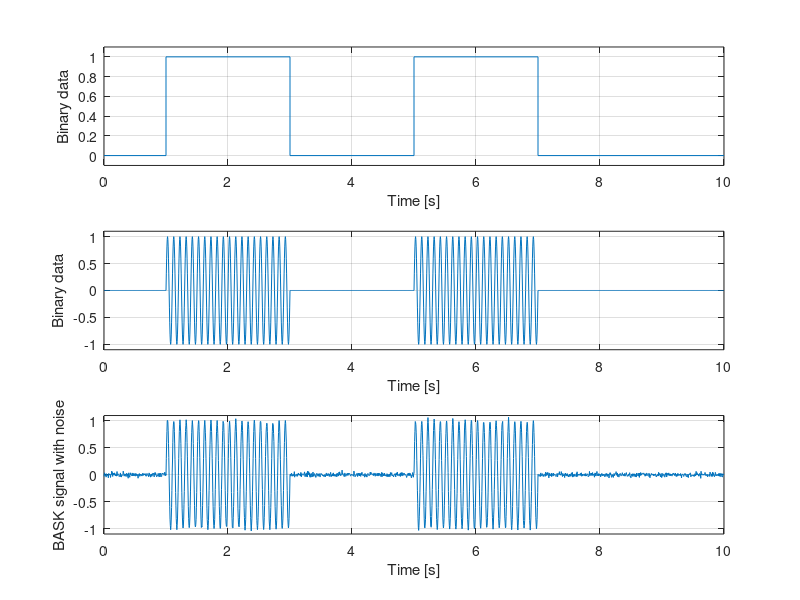
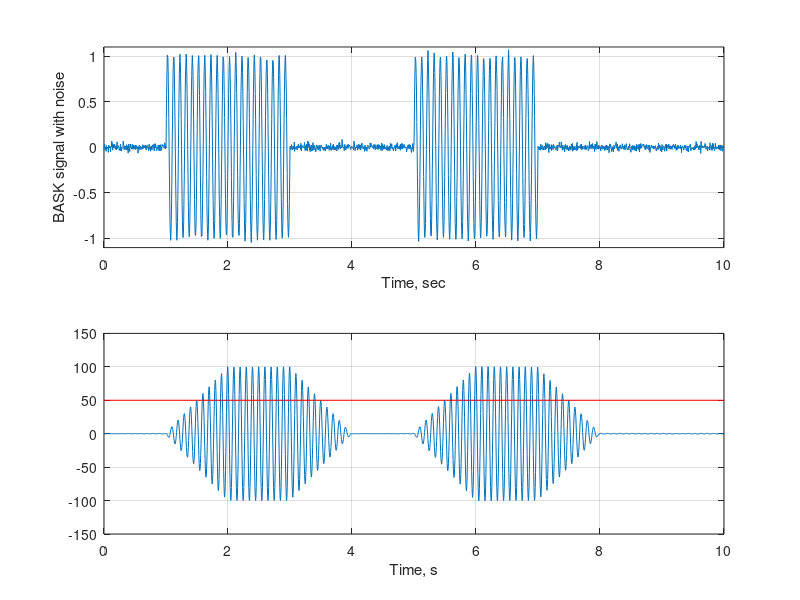
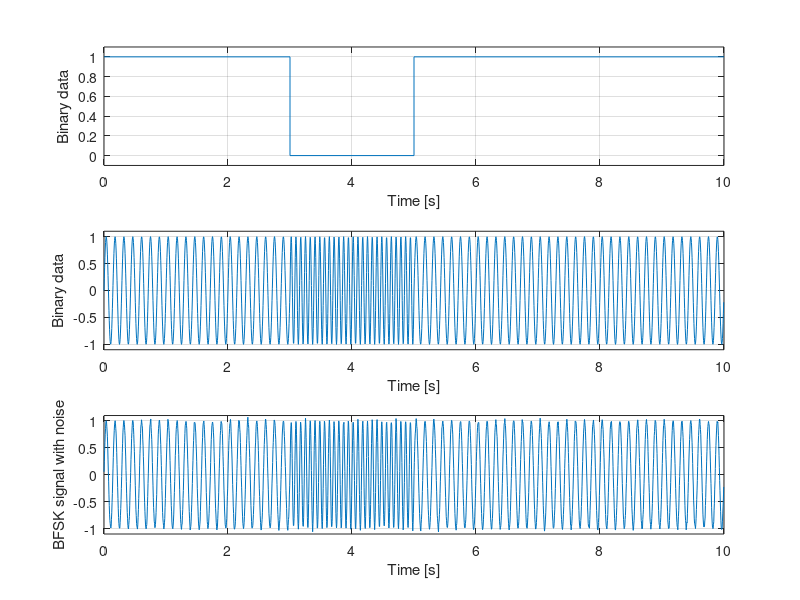
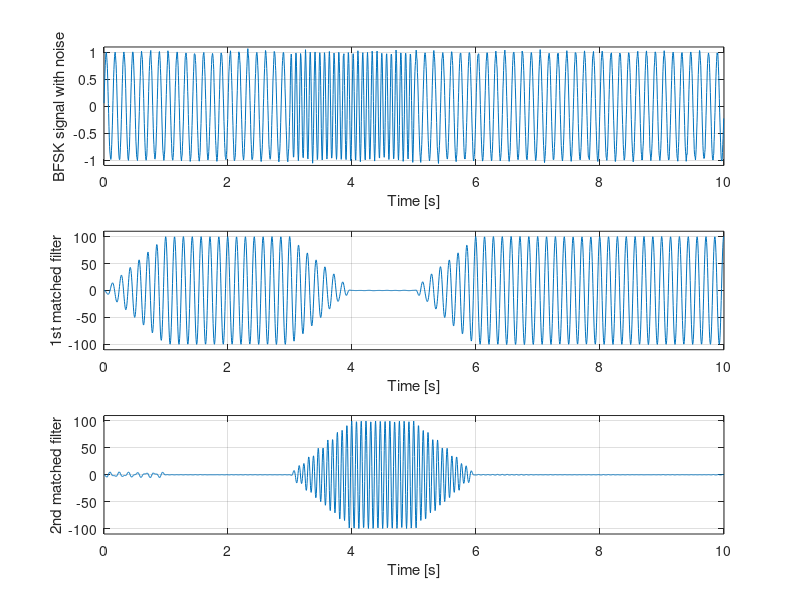

These figures' MATLAB source, in order:
%% BASK
clc, clear, format compact

% we need to get the enery of the carrier E_b


T = 1; % symbol duration = 1 second,
f0 = 10; % carrier frequecy = 10Hz

N = 10; % number of symbols
sB = randi(2, 1, N) - 1; % random sequence of 1 and 0

SNR = 50; %Db



% plot binary datas
figure(1);
subplot(311), stairs(0 : T : N * T, [sB sB(end)]), grid on
ylim([-0.1 1.1]), xlabel("Time [s]"), ylabel("Binary data")



% plot BASK signal wihout errors
dt =  T / 200;
t = 0 : dt : T - dt;
s0 = sin (2 * pi * f0 * t);
L = length(s0); % length of carrier signal


% Generatr BASK
sBASK = kron(sB, s0);
tBASK = 0 : dt : N * T - dt;
subplot(312), plot(tBASK, sBASK), grid on
ylim([-1.1 1.1]), xlabel("Time [s]"), ylabel("Binary data")


% Generate noise
Eb = sum(s0.^2);
EbN0 = 10^(SNR / 10);
N0 = Eb / EbN0;
sigma = sqrt(N0 / 2);
sNoise = sigma * randn(1, N * L);



% Add noise
sBASKN = sBASK + sNoise;
subplot(313), plot(tBASK, sBASKN), grid on
ylim([-1.1 1.1]), xlabel("Time [s]"), ylabel("BASK signal with noise");

% ------- since here it 




%  ----- Matched filter
figure(2);
subplot(211), plot(tBASK, sBASKN), grid on;
ylim([-1.1, 1.1]); xlabel("Time, sec"), ylabel("BASK signal with noise");


% flip the carrier
hMF1 = fliplr(s0);

% Covolution two methods
% sMF1 = filtef(hMF1, 1, sBASKN);
sMF1 = conv(hMF1, sBASKN);
sMF1 = sMF1(1:length(sBASKN)); % trunkating lenght


% detected symbols
Es = sMF1(L : L : end);
sDM = Es > Eb / 2;

% plotting
subplot(212), plot(tBASK, sMF1, [0, tBASK(end)], [Eb / 2, Eb / 2], "r-"), grid on
ylim(), xlabel("Time, s"), ylabel("")






%% BFSK
clc, clear, format compact

% we need to get the enery of the carrier E_b


T = 1; % symbol duration = 1 second,
f0 = 10; % carrier frequecy = 10Hz

N = 10; % number of symbols
sB = randi(2, 1, N) - 1; % random sequence of 1 and 0

SNR = 50; %Db



% plot binary datas
figure(3);
subplot(311), stairs(0 : T : N * T, [sB sB(end)]), grid on
ylim([-0.1 1.1]), xlabel("Time [s]"), ylabel("Binary data")


% Calcilate f1 and f2 frequency
k = 12;
dF = k /(2 * T);
f1 = f0 - dF/2;
f2 = f0 + dF/2;


% plot BFSK signal wihout errors
dt =  T / 200;
t = 0 : dt : T - dt;
s1 = sin (2 * pi * f1 * t);
s2 = sin (2 * pi * f2 * t);
L = length(s1);


% Generatr BFSK
sBASK1 = kron(sB, s1);
sBASK2 = kron(~sB, s2);
sBFSK = sBASK1 + sBASK2; 

tBFSK = 0 : dt : N * T - dt;
subplot(312), plot(tBFSK, sBFSK), grid on
ylim([-1.1 1.1]), xlabel("Time [s]"), ylabel("Binary data")


% Generate noise
Eb = sum(s1.^2);
EbN0 = 10^(SNR / 10);
N0 = Eb / EbN0;
sigma = sqrt(N0 / 2);
sNoise = sigma * randn(1, N * 200);



% Add noise
sBFSKN = sBFSK + sNoise;
subplot(313), plot(tBFSK, sBFSKN), grid on
ylim([-1.1 1.1]), xlabel("Time [s]"), ylabel("BFSK signal with noise");






% Maybe it is lab4


% Correlator receiver
figure(4);
subplot(311), plot(tBFSK, sBFSKN), grid on
ylim([-1.1 1.1]), xlabel("Time [s]"), ylabel("BFSK signal with noise")


% impulse response
hMF1 = fliplr(s1);
hMF2 = fliplr(s2);

% output of matched filter
sMF1 = filter(hMF1, 1, sBFSKN);
sMF2 = filter(hMF2, 1, sBFSKN);


% detected symbols
Es1 = sMF1(L:L:end);
Es2 = sMF2(L:L:end);
sDM = Es1 > Es2;





% Plot integrated signal
subplot(312), plot(tBFSK, sMF1), grid on
ylim([-110, 110]), xlabel("Time [s]"), ylabel("1st matched filter")


subplot(313), plot(tBFSK, sMF2), grid on
ylim([-110, 110]), xlabel("Time [s]"), ylabel("2nd matched filter")


% Output data for comparison
x = [sB; sDM];


%% BPSK
clc, clear, format compact

% we need to get the enery of the carrier E_b


T = 1; % symbol duration = 1 second,
f0 = 10; % carrier frequecy = 10Hz

N = 10; % number of symbols
sB = randi(2, 1, N) - 1; % random sequence of 1 and 0

sB_NRZ = -2 * sB + 1;

SNR = 5; %Db



% plot binary datas
figure(5);
subplot(311), stairs(0 : T : N * T, [sB sB(end)]), grid on
ylim([-0.1 1.1]), xlabel("Time [s]"), ylabel("Binary data")


% plot BPSK signal wihout errors
dt =  T / 200;
t = 0 : dt : T - dt;
s0 = sin (2 * pi * f0 * t);
L = length(s0);


% Generatr BFSK
sBPSK = kron(sB_NRZ, s0);

tBPSK = 0 : dt : N * T - dt;
subplot(312), plot(tBPSK, sBPSK), grid on
ylim([-1.1 1.1]), xlabel("Time [s]"), ylabel("Binary data")


% Generate noise
Eb = sum(s0.^2);
EbN0 = 10^(SNR / 10);
N0 = Eb / EbN0;
sigma = sqrt(N0 / 2);
sNoise = sigma * randn(1, N * 200);



% Add noise
sBPSKN = sBPSK + sNoise;
subplot(313), plot(tBPSK, sBPSKN), grid on
ylim([-1.1 1.1]), xlabel("Time [s]"), ylabel("BFSK signal with noise");






% Maybe it is lab4


%matched filter
figure(6);
subplot(211), plot(tBPSK, sBPSKN), grid on
ylim([-1.1 1.1]), xlabel("Time [s]"), ylabel("BPSK signal with noise")

% impulse response
hMF1 = fliplr(s0);


% ouptup of matched filter
sMF1 = conv(hMF1, sBPSKN);
sMF1 = sMF1(1:length(sBPSKN));


% detected symbols
Es = sMF1(L : L: end);
sDM = Es < 0;



% Plot integrated signal
subplot(212), plot(tBPSK, sMF1), grid on
hold on, plot([0 tBPSK(end)], [0, 0], "r"), hold off
ylim([-120, 120]), xlabel("Time [s]"), ylabel("1st matched filter")


% Output data for comparison
x = [sB; sDM];


